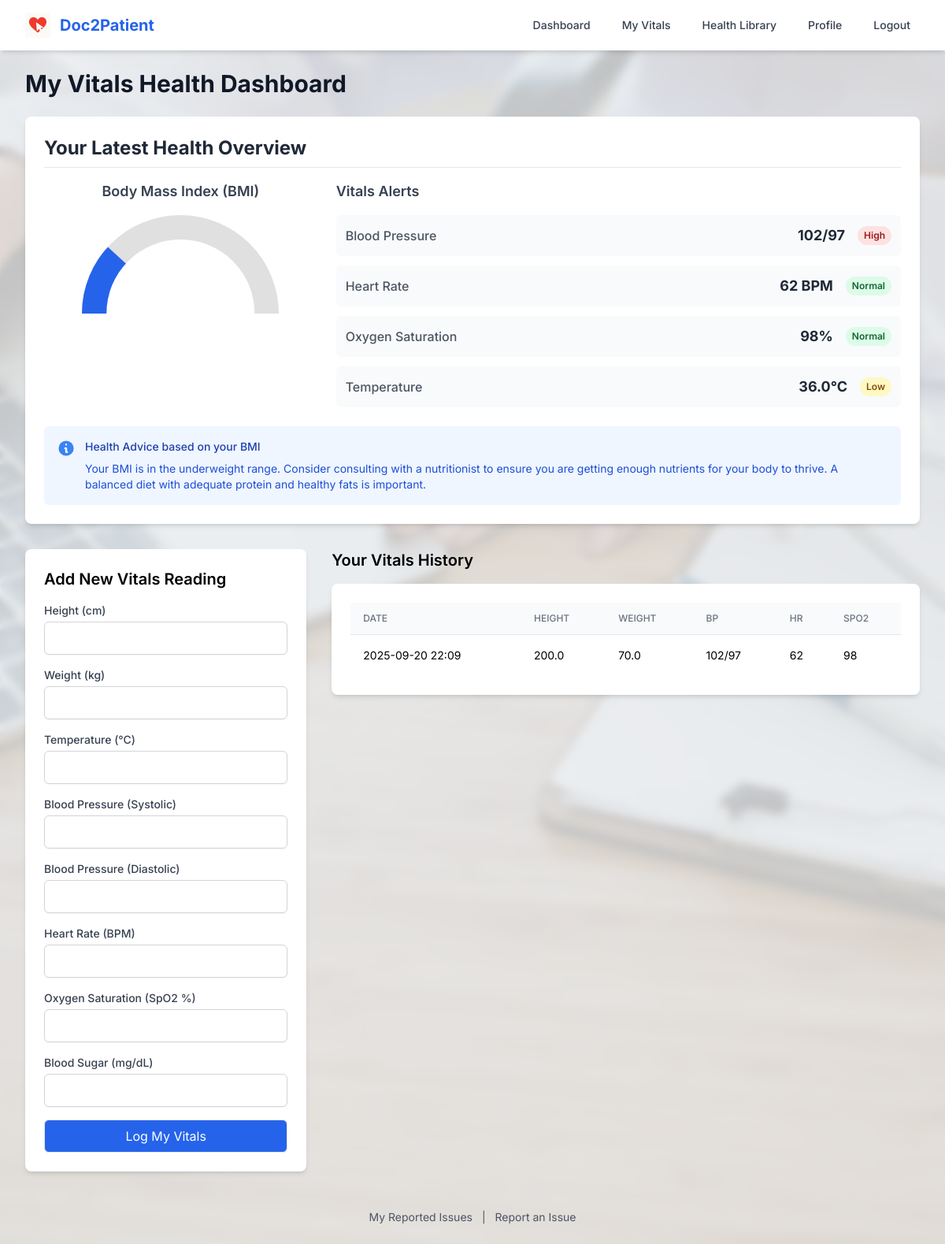
The page /my_vitals (signed in) on the database its author committed.
### app/models.py (models this page shows, shortened)
class VitalsRecord(db.Model):
    id = db.Column(db.Integer, primary_key=True)
    patient_id = db.Column(db.Integer, db.ForeignKey('user.id'), nullable=False)
    timestamp = db.Column(db.DateTime, index=True, default=datetime.utcnow)
    temperature = db.Column(db.Float, nullable=True) # Celsius
    blood_pressure_systolic = db.Column(db.Integer, nullable=True) # Upper number
    blood_pressure_diastolic = db.Column(db.Integer, nullable=True) # Lower number
    heart_rate = db.Column(db.Integer, nullable=True) # BPM
    respiratory_rate = db.Column(db.Integer, nullable=True) # Breaths per minute
    oxygen_saturation = db.Column(db.Integer, nullable=True) # SpO2 %
    blood_sugar = db.Column(db.Float, nullable=True) # mg/dL or mmol/L
    height = db.Column(db.Float, nullable=True) # cm
    weight = db.Column(db.Float, nullable=True) # kg

### app/routes.py (the view, shortened to what this page needs)
@app.route('/my_vitals', methods=['GET', 'POST'])
@login_required
def my_vitals():
    if current_user.role != 'patient':
        flash('This page is for patients only.', 'warning')
        return redirect(url_for('index'))
    form = VitalsForm()
    latest_record = current_user.vitals_records.order_by(VitalsRecord.timestamp.desc()).first()
    vitals_history = current_user.vitals_records.order_by(VitalsRecord.timestamp.desc()).limit(10).all()
    analysis = {}
    if latest_record:
        if latest_record.height and latest_record.weight:
            try:
                height_m = float(latest_record.height) / 100
                bmi = float(latest_record.weight) / (height_m * height_m)
                analysis['bmi'] = {'value': round(bmi, 1)}
                if bmi < 18.5:
                    analysis['bmi']['category'] = 'Underweight'
                    analysis['bmi']['color'] = 'blue'
                    analysis['bmi']['advice'] = 'Your BMI is in the underweight range. Consider consulting with a nutritionist to ensure you are getting enough nutrients for your body to thrive. A balanced diet with adequate protein and healthy fats is important.'
                elif 18.5 <= bmi < 25:
                    analysis['bmi']['category'] = 'Normal'
                    analysis['bmi']['color'] = 'green'
                    analysis['bmi']['advice'] = 'Excellent! Your BMI is in the normal range. Continue to maintain your healthy lifestyle with a balanced diet and regular physical activity to support your long-term well-being.'
                else:
                    analysis['bmi']['category'] = 'Obese'
                    analysis['bmi']['color'] = 'red'
                    analysis['bmi']['advice'] = 'Your BMI is in the obese range, which can increase the risk for several health conditions. We highly recommend discussing a personalized weight management plan with a doctor or nutritionist.'
            except (ValueError, TypeError, ZeroDivisionError):
                pass # Fail silently if data is invalid
        analysis['vitals'] = []
        if latest_record.blood_pressure_systolic and latest_record.blood_pressure_diastolic:
            systolic = latest_record.blood_pressure_systolic
            diastolic = latest_record.blood_pressure_diastolic
            status, color = ('High', 'red') if systolic > 130 or diastolic > 80 else (('Low', 'yellow') if systolic < 90 or diastolic < 60 else ('Normal', 'green'))
            analysis['vitals'].append({'name': 'Blood Pressure', 'value': f'{systolic}/{diastolic}', 'status': status, 'color': color})
        if latest_record.heart_rate:
            hr = latest_record.heart_rate
            status, color = ('High', 'yellow') if hr > 100 else (('Low', 'yellow') if hr < 60 else ('Normal', 'green'))
            analysis['vitals'].append({'name': 'Heart Rate', 'value': f'{hr} BPM', 'status': status, 'color': color})
        if latest_record.oxygen_saturation:
            spo2 = latest_record.oxygen_saturation
            status, color = ('Low', 'yellow') if spo2 < 95 else ('Normal', 'green')
            analysis['vitals'].append({'name': 'Oxygen Saturation', 'value': f'{spo2}%', 'status': status, 'color': color})
        if latest_record.temperature:
            temp = latest_record.temperature
            status, color = ('High', 'red') if temp > 37.5 else (('Low', 'yellow') if temp < 36.1 else ('Normal', 'green'))
            analysis['vitals'].append({'name': 'Temperature', 'value': f'{temp}°C', 'status': status, 'color': color})
    return render_template('my_vitals.html', title='My Vitals', form=form,
                           vitals_history=vitals_history, analysis=analysis)

### app/forms.py
class VitalsForm(FlaskForm):
    height = DecimalField('Height (cm)', validators=[Optional(), NumberRange(min=100, max=250)])
    weight = DecimalField('Weight (kg)', validators=[Optional(), NumberRange(min=30, max=300)])
    temperature = DecimalField('Temperature (°C)', validators=[Optional(), NumberRange(min=35, max=43)])
    blood_pressure_systolic = IntegerField('Blood Pressure (Systolic)', validators=[Optional(), NumberRange(min=70, max=250)])
    blood_pressure_diastolic = IntegerField('Blood Pressure (Diastolic)', validators=[Optional(), NumberRange(min=40, max=150)])
    heart_rate = IntegerField('Heart Rate (BPM)', validators=[Optional(), NumberRange(min=40, max=200)])
    oxygen_saturation = IntegerField('Oxygen Saturation (SpO2 %)', validators=[Optional(), NumberRange(min=80, max=100)])
    blood_sugar = DecimalField('Blood Sugar (mg/dL)', validators=[Optional(), NumberRange(min=50, max=500)])
    submit = SubmitField('Log My Vitals')

### app/__init__.py (called while the page is built)
def get_locale():
    return session.get('language', request.accept_languages.best_match(app.config['LANGUAGES']))

### app/models.py (called while the page is built)
@login.user_loader
def load_user(user_id):
    user_id = int(user_id)
    if user_id == 0:
        return AdminUser()
    return User.query.get(user_id)

### app/templates/my_vitals.html (shortened to what this page needs)
{% extends "base.html" %}
{% block content %}
<h1 class="text-3xl font-bold text-gray-900 mb-6">{{ _('My Vitals Health Dashboard') }}</h1>
{% if analysis %}
<div class="mb-8 bg-white p-6 rounded-lg shadow-md">
    <h2 class="text-2xl font-bold text-gray-800 mb-4 border-b pb-2">Your Latest Health Overview</h2>
    <div class="grid grid-cols-1 md:grid-cols-3 gap-6">
        <div class="md:col-span-1 flex flex-col items-center">
            <h3 class="font-semibold text-lg text-gray-700">Body Mass Index (BMI)</h3>
            {% if analysis.bmi %}
            <div class="gauge mt-4">
                <div class="gauge__body">
                    <div class="gauge__cover">
                        <div class="gauge__value">{{ analysis.bmi.value }}</div>
                    </div>
                </div>
            </div>
            {% else %}
            <p class="mt-4 text-gray-500">Log your height and weight to calculate your BMI.</p>
            {% endif %}
        </div>
        <div class="md:col-span-2">
            <h3 class="font-semibold text-lg text-gray-700">Vitals Alerts</h3>
            <div class="mt-4 space-y-3">
                {% for vital in analysis.vitals %}
                <div class="flex items-center justify-between p-3 bg-gray-50 rounded-md">
                    <span class="font-medium text-gray-600">{{ vital.name }}</span>
                    <div class="flex items-center">
                        <span class="font-bold text-gray-800 text-lg">{{ vital.value }}</span>
                        <span class="ml-4 px-2 py-0.5 inline-flex text-xs leading-5 font-semibold rounded-full
                            {% if vital.color == 'green' %} bg-green-100 text-green-800
                            {% elif vital.color == 'yellow' %} bg-yellow-100 text-yellow-800
                            {% elif vital.color == 'red' %} bg-red-100 text-red-800
                            {% else %} bg-blue-100 text-blue-800 {% endif %}">
                            {{ vital.status }}
                        </span>
                    </div>
                </div>
                {% endfor %}
            </div>
        </div>
    </div>
    {% if analysis.bmi and analysis.bmi.advice %}
    <div class="mt-6 p-4 rounded-md flex items-start
        {% if analysis.bmi.color == 'green' %} bg-green-50
        {% elif analysis.bmi.color == 'yellow' %} bg-yellow-50
        {% elif analysis.bmi.color == 'red' %} bg-red-50
        {% else %} bg-blue-50 {% endif %}">
        <div class="flex-shrink-0">
            <svg class="h-6 w-6
                {% if analysis.bmi.color == 'green' %} text-green-500
                {% elif analysis.bmi.color == 'yellow' %} text-yellow-500
                {% elif analysis.bmi.color == 'red' %} text-red-500
                {% else %} text-blue-500 {% endif %}" fill="currentColor" viewBox="0 0 20 20"><path fill-rule="evenodd" d="M18 10a8 8 0 11-16 0 8 8 0 0116 0zm-7-4a1 1 0 11-2 0 1 1 0 012 0zM9 9a1 1 0 000 2v3a1 1 0 001 1h1a1 1 0 100-2v-3a1 1 0 00-1-1H9z" clip-rule="evenodd" /></svg>
        </div>
        <div class="ml-3">
            <h3 class="text-sm font-medium
                {% if analysis.bmi.color == 'green' %} text-green-800
                {% elif analysis.bmi.color == 'yellow' %} text-yellow-800
                {% elif analysis.bmi.color == 'red' %} text-red-800
                {% else %} text-blue-800 {% endif %}">
                Health Advice based on your BMI
            </h3>
            <div class="mt-2 text-sm
                {% if analysis.bmi.color == 'green' %} text-green-700
                {% elif analysis.bmi.color == 'yellow' %} text-yellow-700
                {% elif analysis.bmi.color == 'red' %} text-red-700
                {% else %} text-blue-700 {% endif %}">
                <p>{{ analysis.bmi.advice }}</p>
            </div>
        </div>
    </div>
    {% endif %}
</div>
{% endif %}
<div class="grid grid-cols-1 lg:grid-cols-3 gap-8">
    <div class="lg:col-span-1">
        <form method="POST" class="bg-white p-6 rounded-lg shadow-md space-y-4">
            <h2 class="text-xl font-semibold mb-4">{{ _('Add New Vitals Reading') }}</h2>
            {% for field in form if field.type != 'SubmitField' and field.type != 'CSRFTokenField' %}
            <div>
                <label for="{{ field.id }}" class="block text-sm font-medium text-gray-700">{{ field.label.text }}</label>
                {{ field(class="w-full px-3 py-2 mt-1 border border-gray-300 rounded-md shadow-sm") }}
            </div>
            {% endfor %}
            {{ form.submit(class="w-full mt-4 flex justify-center py-2 px-4 border rounded-md text-white bg-blue-600 hover:bg-blue-700") }}
        </form>
    </div>
    <div class="lg:col-span-2">
        <h2 class="text-xl font-semibold mb-4">{{ _('Your Vitals History') }}</h2>
        <div class="bg-white p-6 rounded-lg shadow-md">
            {% if vitals_history %}
            <div class="overflow-x-auto">
                <table class="min-w-full divide-y divide-gray-200">
                    <thead class="bg-gray-50">
                        <tr>
                            <th class="px-4 py-3 text-left text-xs font-medium text-gray-500 uppercase">Date</th>
                            <th class="px-4 py-3 text-left text-xs font-medium text-gray-500 uppercase">Height</th>
                            <th class="px-4 py-3 text-left text-xs font-medium text-gray-500 uppercase">Weight</th>
                            <th class="px-4 py-3 text-left text-xs font-medium text-gray-500 uppercase">BP</th>
                            <th class="px-4 py-3 text-left text-xs font-medium text-gray-500 uppercase">HR</th>
                            <th class="px-4 py-3 text-left text-xs font-medium text-gray-500 uppercase">SpO2</th>
                        </tr>
                    </thead>
                    <tbody class="bg-white divide-y divide-gray-200">
                        {% for record in vitals_history %}
                        <tr>
                            <td class="px-4 py-4 whitespace-nowrap text-sm">{{ record.timestamp.strftime('%Y-%m-%d %H:%M') }}</td>
                            <td class="px-4 py-4 whitespace-nowrap text-sm">{{ record.height or '--' }}</td>
                            <td class="px-4 py-4 whitespace-nowrap text-sm">{{ record.weight or '--' }}</td>
                            <td class="px-4 py-4 whitespace-nowrap text-sm">{{ record.blood_pressure_systolic or '--' }}/{{ record.blood_pressure_diastolic or '--' }}</td>
                            <td class="px-4 py-4 whitespace-nowrap text-sm">{{ record.heart_rate or '--' }}</td>
                            <td class="px-4 py-4 whitespace-nowrap text-sm">{{ record.oxygen_saturation or '--' }}</td>
                        </tr>
                        {% endfor %}
                    </tbody>
                </table>
            </div>
            {% else %}
            <p>{{ _('You have not recorded any vitals yet.') }}</p>
            {% endif %}
        </div>
    </div>
</div>
{% endblock %}

### app/templates/base.html (style rules this page uses)
body { font-family: 'Inter', sans-serif; background-color: #f3f4f6; }

### app/templates/my_vitals.html (style rules this page uses)
.gauge { width: 100%; max-width: 250px; }
.gauge__body { width: 100%; height: 0; padding-bottom: 50%; background: #e0e0e0; position: relative; border-top-left-radius: 100% 200%; border-top-right-radius: 100% 200%; overflow: hidden; }
.gauge__cover { width: 75%; height: 150%; background: #ffffff; border-radius: 50%; position: absolute; top: 25%; left: 50%; transform: translateX(-50%); }
.gauge__value { position: absolute; top: 50%; left: 50%; transform: translate(-50%, -10%); font-size: 2.5rem; font-weight: bold; }

### rows shown on the page
VitalsRecord: timestamp "2025-09-20 22:09", height "200.0", weight "70.0", blood_pressure_systolic "102", blood_pressure_diastolic "97", heart_rate "62", oxygen_saturation "98"

### other values the page prints
{{ vital.name }} "Blood Pressure" "Heart Rate" "Oxygen Saturation" "Temperature"
{{ vital.value }} "102/97" "62 BPM" "98%" "36.0°C"
{{ vital.status }} "High" "Normal" "Normal" "Low"
{{ field.label.text }} "Height (cm)" "Weight (kg)" "Temperature (°C)" "Blood Pressure (Systolic)" "Blood Pressure (Diastolic)" "Heart Rate (BPM)" "Oxygen Saturation (SpO2 %)" "Blood Sugar (mg/dL)"
